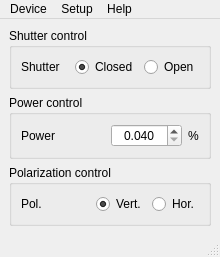
<?xml version="1.0" encoding="UTF-8"?>
<ui version="4.0">
 <class>MainWnd</class>
 <widget class="QMainWindow" name="MainWnd">
  <property name="geometry">
   <rect>
    <x>0</x>
    <y>0</y>
    <width>220</width>
    <height>245</height>
   </rect>
  </property>
  <property name="maximumSize">
   <size>
    <width>220</width>
    <height>245</height>
   </size>
  </property>
  <property name="windowTitle">
   <string>LCU03</string>
  </property>
  <property name="locale">
   <locale language="C" country="AnyCountry"/>
  </property>
  <widget class="QWidget" name="centralwidget">
   <layout class="QVBoxLayout" name="verticalLayout">
    <item>
     <widget class="QGroupBox" name="groupBox">
      <property name="title">
       <string>Shutter control</string>
      </property>
      <layout class="QHBoxLayout" name="horizontalLayout_4">
       <item>
        <widget class="QLabel" name="label_6">
         <property name="text">
          <string>Shutter</string>
         </property>
        </widget>
       </item>
       <item>
        <spacer name="horizontalSpacer_3">
         <property name="orientation">
          <enum>Qt::Horizontal</enum>
         </property>
         <property name="sizeHint" stdset="0">
          <size>
           <width>21</width>
           <height>17</height>
          </size>
         </property>
        </spacer>
       </item>
       <item>
        <widget class="QRadioButton" name="shutterClosed">
         <property name="text">
          <string>Closed</string>
         </property>
         <property name="checked">
          <bool>true</bool>
         </property>
         <attribute name="buttonGroup">
          <string notr="true">shutterGroup</string>
         </attribute>
        </widget>
       </item>
       <item>
        <widget class="QRadioButton" name="shutterOpen">
         <property name="text">
          <string>Open</string>
         </property>
         <attribute name="buttonGroup">
          <string notr="true">shutterGroup</string>
         </attribute>
        </widget>
       </item>
      </layout>
     </widget>
    </item>
    <item>
     <spacer name="verticalSpacer_2">
      <property name="orientation">
       <enum>Qt::Vertical</enum>
      </property>
      <property name="sizeHint" stdset="0">
       <size>
        <width>20</width>
        <height>40</height>
       </size>
      </property>
     </spacer>
    </item>
    <item>
     <widget class="QGroupBox" name="groupBox_2">
      <property name="title">
       <string>Power control</string>
      </property>
      <layout class="QHBoxLayout" name="horizontalLayout_3">
       <item>
        <widget class="QLabel" name="label">
         <property name="text">
          <string>Power</string>
         </property>
        </widget>
       </item>
       <item>
        <spacer name="horizontalSpacer">
         <property name="orientation">
          <enum>Qt::Horizontal</enum>
         </property>
         <property name="sizeHint" stdset="0">
          <size>
           <width>55</width>
           <height>20</height>
          </size>
         </property>
        </spacer>
       </item>
       <item>
        <widget class="QDoubleSpinBox" name="power">
         <property name="alignment">
          <set>Qt::AlignCenter</set>
         </property>
         <property name="decimals">
          <number>3</number>
         </property>
         <property name="minimum">
          <double>0.040000000000000</double>
         </property>
         <property name="maximum">
          <double>100.000000000000000</double>
         </property>
         <property name="singleStep">
          <double>0.001000000000000</double>
         </property>
         <property name="value">
          <double>0.040000000000000</double>
         </property>
        </widget>
       </item>
       <item>
        <widget class="QLabel" name="powerUnits">
         <property name="text">
          <string>%</string>
         </property>
        </widget>
       </item>
      </layout>
     </widget>
    </item>
    <item>
     <widget class="QGroupBox" name="groupBox_3">
      <property name="title">
       <string>Polarization control</string>
      </property>
      <layout class="QHBoxLayout" name="horizontalLayout">
       <item>
        <widget class="QLabel" name="label_3">
         <property name="text">
          <string>Pol.</string>
         </property>
        </widget>
       </item>
       <item>
        <spacer name="horizontalSpacer_2">
         <property name="orientation">
          <enum>Qt::Horizontal</enum>
         </property>
         <property name="sizeHint" stdset="0">
          <size>
           <width>40</width>
           <height>20</height>
          </size>
         </property>
        </spacer>
       </item>
       <item>
        <widget class="QRadioButton" name="vert">
         <property name="text">
          <string>Vert.</string>
         </property>
         <property name="checked">
          <bool>true</bool>
         </property>
         <attribute name="buttonGroup">
          <string notr="true">polarizationGroup</string>
         </attribute>
        </widget>
       </item>
       <item>
        <widget class="QRadioButton" name="hor">
         <property name="text">
          <string>Hor.</string>
         </property>
         <attribute name="buttonGroup">
          <string notr="true">polarizationGroup</string>
         </attribute>
        </widget>
       </item>
      </layout>
     </widget>
    </item>
    <item>
     <spacer name="verticalSpacer">
      <property name="orientation">
       <enum>Qt::Vertical</enum>
      </property>
      <property name="sizeHint" stdset="0">
       <size>
        <width>20</width>
        <height>40</height>
       </size>
      </property>
     </spacer>
    </item>
   </layout>
   <zorder>verticalSpacer</zorder>
   <zorder>verticalSpacer_2</zorder>
   <zorder>groupBox</zorder>
   <zorder>groupBox_2</zorder>
   <zorder>groupBox_3</zorder>
  </widget>
  <widget class="QMenuBar" name="menubar">
   <property name="geometry">
    <rect>
     <x>0</x>
     <y>0</y>
     <width>220</width>
     <height>21</height>
    </rect>
   </property>
   <widget class="QMenu" name="menuSetup">
    <property name="title">
     <string>Setup</string>
    </property>
    <addaction name="actionSettings"/>
    <addaction name="actionRemote_control_setup"/>
   </widget>
   <widget class="QMenu" name="menuHelp">
    <property name="title">
     <string>Help</string>
    </property>
    <addaction name="actionAbout"/>
    <addaction name="actionFirmware_upgrade"/>
   </widget>
   <widget class="QMenu" name="menuDevice">
    <property name="title">
     <string>Device</string>
    </property>
   </widget>
   <addaction name="menuDevice"/>
   <addaction name="menuSetup"/>
   <addaction name="menuHelp"/>
  </widget>
  <widget class="QStatusBar" name="statusbar"/>
  <action name="actionAbout">
   <property name="text">
    <string>About</string>
   </property>
  </action>
  <action name="actionFirmware_upgrade">
   <property name="text">
    <string>Firmware upgrade</string>
   </property>
  </action>
  <action name="actionRemote_control_setup">
   <property name="text">
    <string>Remote control setup</string>
   </property>
  </action>
  <action name="actionSettings">
   <property name="text">
    <string>Settings</string>
   </property>
  </action>
 </widget>
 <resources/>
 <connections/>
 <buttongroups>
  <buttongroup name="polarizationGroup"/>
  <buttongroup name="shutterGroup"/>
 </buttongroups>
</ui>
